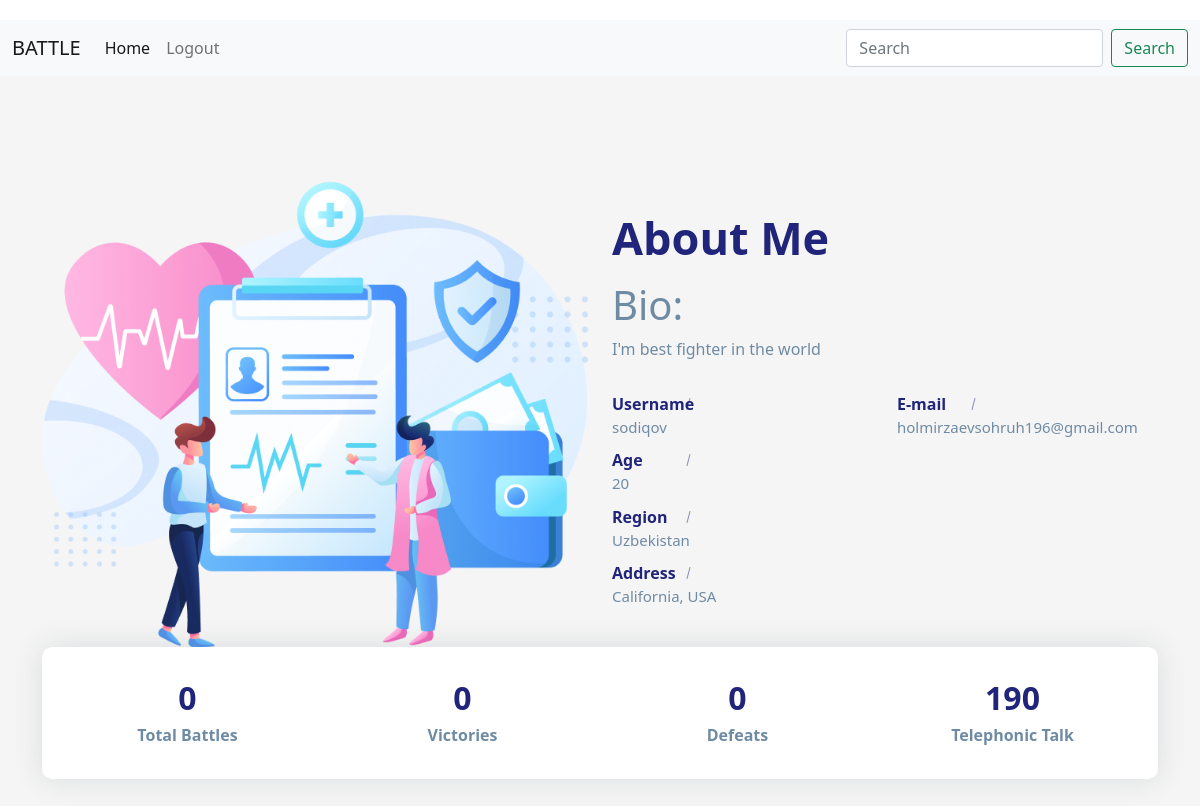
Page / (signed in) on the earlier database version.
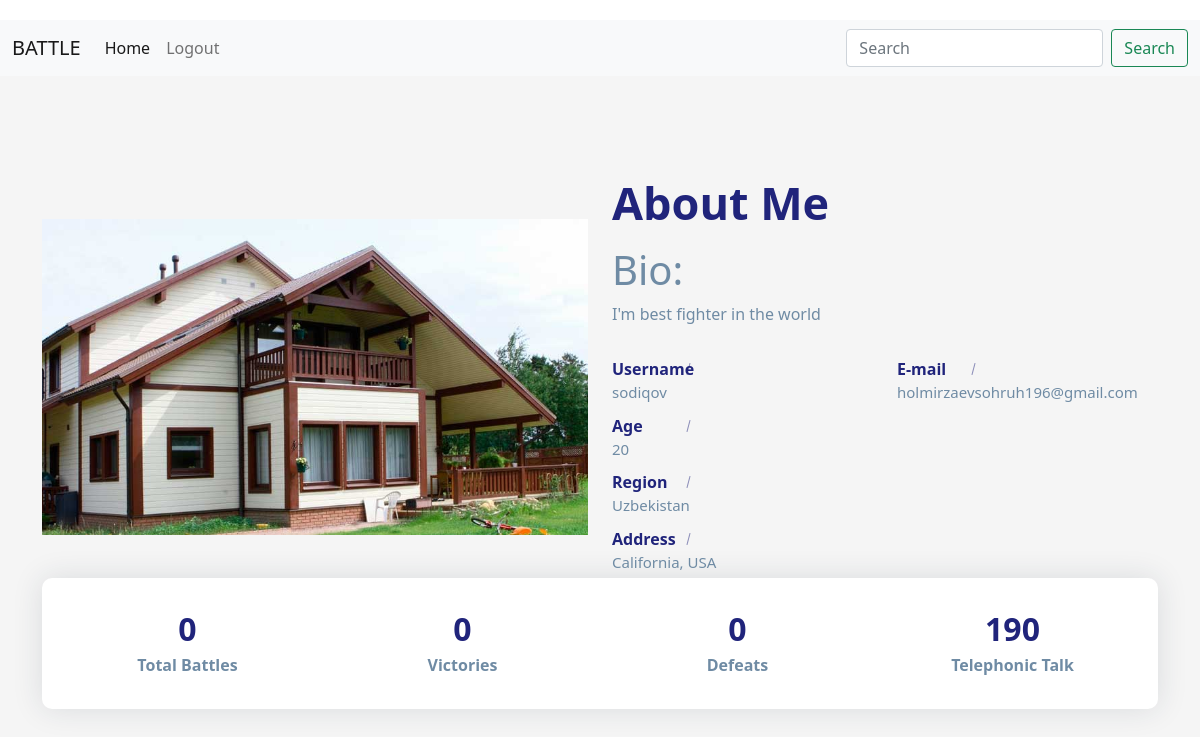
Same page on the later database version.
### battle/models.py (models this page shows)
class CustomeUser(AbstractUser):
    image = models.ImageField()
    age = models.IntegerField(default=20)
    victory = models.IntegerField(default=0)
    defeats = models.IntegerField(default=0)
    all_fighting = models.IntegerField(default=0)
    region = models.CharField(default="Uzbekistan", max_length=50)
    bio = models.CharField(default="I'm best fighter in the world", max_length=200)

### battle/views.py (the view)
# urls.py: path('', home, name='home'),
def home(request):
    return render(request, 'pages/home.html')

### templates/pages/home.html (shortened to what this page needs)
{% extends 'layouts/base.html' %}
{% block content %}
{% if request.user.is_authenticated %}
{% include 'includes/user-info.html' %}
{% endif %}
{% endblock content %}

### templates/layouts/base.html (shortened to what this page needs)
{% load static %}
<!DOCTYPE html>
<html lang="en">
<head>
    <link href="https://cdn.jsdelivr.net/npm/bootstrap@5.0.2/dist/css/bootstrap.min.css" rel="stylesheet">
</head>
<body>
    <div class="main_box">
        {% include 'includes/navbar.html' %}
        {% block content %}
        {% endblock content %}
    </div>
</body>
</html>

### templates/includes/navbar.html (shortened to what this page needs)
<nav class="navbar navbar-expand-lg navbar-light bg-light">
    <div class="container-fluid">
      <a class="navbar-brand" href="{% url 'battle:home' %}">BATTLE</a>
      <div class="collapse navbar-collapse" id="navbarSupportedContent">
        <ul class="navbar-nav me-auto mb-2 mb-lg-0">
          <li class="nav-item">
            <a class="nav-link active" aria-current="page" href="{% url 'battle:home' %}">Home</a>
          </li>
          {% if request.user.is_authenticated %}
          <li class="nav-item">
            <a class="nav-link" href="{% url 'battle:logout' %}">Logout</a>
          </li>
          {% endif %}
        </ul>
        <form class="d-flex">
          <input class="form-control me-2" type="search" placeholder="Search" aria-label="Search">
          <button class="btn btn-outline-success" type="submit">Search</button>
        </form>
      </div>
    </div>
  </nav>

### templates/includes/user-info.html
{% load static %}
<link rel="stylesheet" href="{% static 'css/user-info.css' %}">
<section class="section about-section gray-bg" id="about">
    <div class="container">
        <div class="row align-items-center flex-row-reverse">
            <div class="col-lg-6">
                <div class="about-text go-to">
                    <h3 class="dark-color">About Me</h3>
                    <p><h1>Bio:</h1> {{ request.user.bio }}</p>
                    <div class="row about-list">
                        <div class="col-md-6">
                            <div class="media">
                                <label>Username</label>
                                <p>{{ request.user.username }}</p>
                            </div>
                            <div class="media">
                                <label>Age</label>
                                <p>{{ request.user.age }}</p>
                            </div>
                            <div class="media">
                                <label>Region</label>
                                <p>{{ request.user.region }}</p>
                            </div>
                            <div class="media">
                                <label>Address</label>
                                <p>California, USA</p>
                            </div>
                        </div>
                        <div class="col-md-6">
                            <div class="media">
                                <label>E-mail</label>
                                <p>{{ request.user.email }}</p>
                            </div>
                        </div>
                    </div>
                </div>
            </div>
            <div class="col-lg-6">
                <div class="about-avatar">
                    {% if request.user.image %}
                    <img src="{{ request.user.image.url }}" title="" alt="error">
                    {% else %}
                    <img src="{% static 'images/user.png' %}" title="" alt="error">
                    {% endif %}
                </div>
            </div>
        </div>
        <div class="counter">
            <div class="row">
                <div class="col-6 col-lg-3">
                    <div class="count-data text-center">
                        <h6 class="count h2">{{ request.user.all_fighting }}</h6>
                        <p class="m-0px font-w-600">Total Battles</p>
                    </div>
                </div>
                <div class="col-6 col-lg-3">
                    <div class="count-data text-center">
                        <h6 class="count h2" data-to="150" data-speed="150">{{ request.user.victory }}</h6>
                        <p class="m-0px font-w-600">Victories</p>
                    </div>
                </div>
                <div class="col-6 col-lg-3">
                    <div class="count-data text-center">
                        <h6 class="count h2" data-to="850" data-speed="850">{{ request.user.defeats }}</h6>
                        <p class="m-0px font-w-600">Defeats</p>
                    </div>
                </div>
                <div class="col-6 col-lg-3">
                    <div class="count-data text-center">
                        <h6 class="count h2" data-to="190" data-speed="190">190</h6>
                        <p class="m-0px font-w-600">Telephonic Talk</p>
                    </div>
                </div>
            </div>
        </div>
    </div>
</section>

### static/css/user-info.css (style rules this page uses)
body { color: #6F8BA4; margin-top:20px; }
.section { padding: 100px 0; position: relative; }
.gray-bg { background-color: #f5f5f5; }
img { max-width: 100%; }
img { vertical-align: middle; border-style: none; }
.about-text h3 { font-size: 45px; font-weight: 700; margin: 0 0 6px; }
.about-text p { font-size: 18px; max-width: 450px; }
.about-list { padding-top: 10px; }
.about-list .media { padding: 5px 0; }
.about-list label { color: #20247b; font-weight: 600; width: 88px; margin: 0; position: relative; }
.about-list label:after { content: ""; position: absolute; top: 0; bottom: 0; right: 11px; width: 1px; height: 12px; background: #20247b; -moz-transform: rotate(15deg); -o-transform: rotate(15deg); -ms-transform: rotate(15deg); -webkit-transform: rotate(15deg); transform: rotate(15deg); margin: auto; opacity: 0.5; }
.about-list p { margin: 0; font-size: 15px; }
.about-section .counter { padding: 22px 20px; background: #ffffff; border-radius: 10px; box-shadow: 0 0 30px rgba(31, 45, 61, 0.125); }
.about-section .counter .count-data { margin-top: 10px; margin-bottom: 10px; }
.about-section .counter .count { font-weight: 700; color: #20247b; margin: 0 0 5px; }
.about-section .counter p { font-weight: 600; margin: 0; }
.dark-color { color: #20247b; }

Differences in the rows shown:
changed CustomeUser "I'm best fighter in the world": user.image: a different picture
